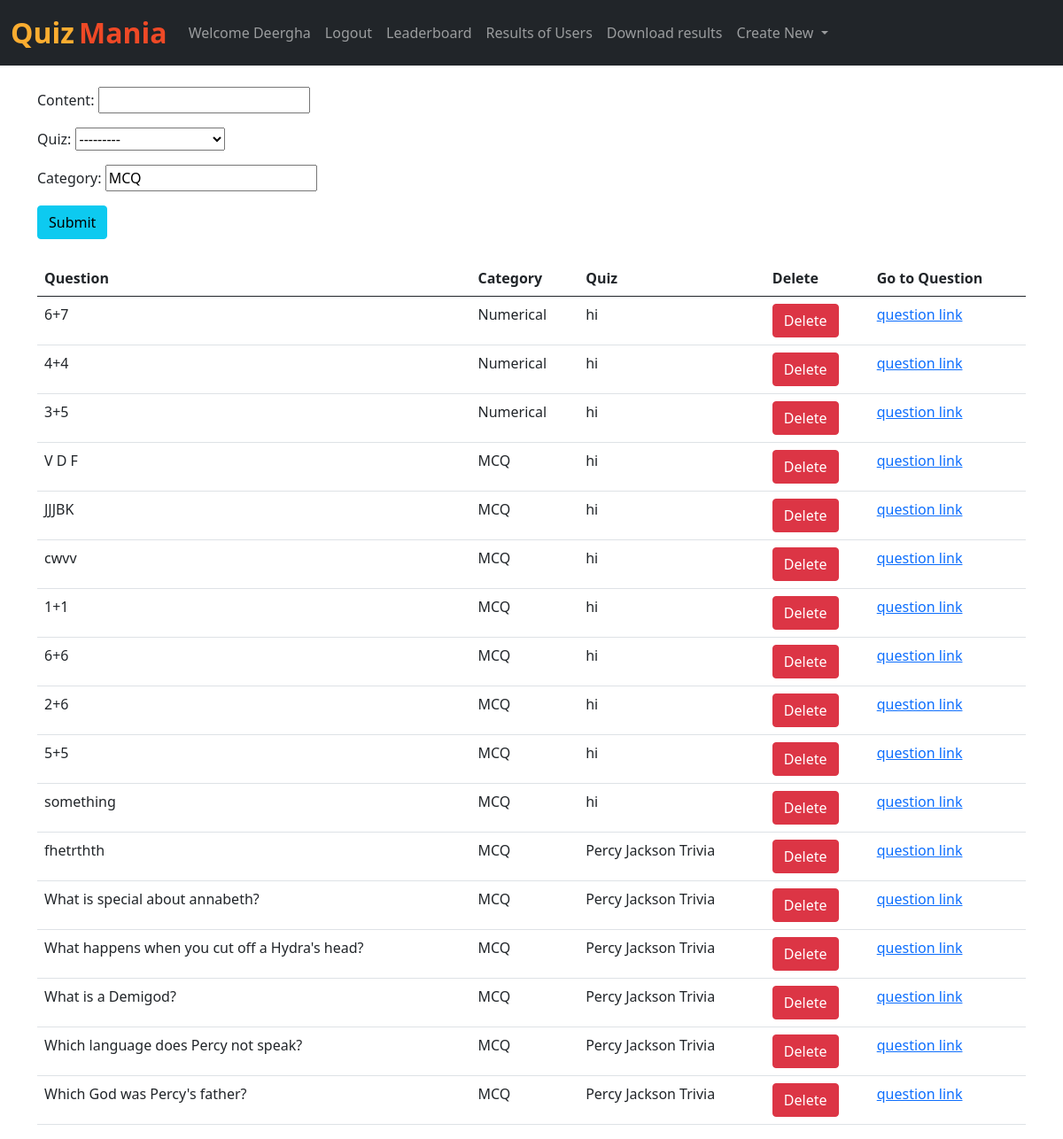
Page /add_question/ (signed in) on the committed database.
### QuizMania/models.py (models this page shows, shortened)
class CustomUser(AbstractUser):
    is_QM = models.BooleanField(default=False)
    is_QT = models.BooleanField(default=False)

class Question(models.Model):
    content = models.CharField(max_length=300)
    quiz = models.ForeignKey(Quiz, on_delete=models.CASCADE)
    category = models.CharField(max_length=100, default='MCQ')

class Quiz(models.Model):
    name = models.CharField(max_length=100)
    description = models.CharField(max_length=500)
    number_of_questions = models.IntegerField(default=1)
    positive_marks = models.IntegerField(default=1)
    negative_marks = models.IntegerField(default=0)
    private = models.BooleanField(default=False)
    pin = models.CharField(max_length=20, blank=True)
    def __str__(self):
        return self.name

### QuizMania/views.py (the view)
# urls.py: path('add_question/', views.add_question, name='add_question'),
@QM_required
def add_question(request):
    questions = Question.objects.all()
    questions = Question.objects.filter().order_by('-id')
    if request.method=="POST":
        form = QuestionForm(request.POST)
        if form.is_valid():
            form.save()
            return render(request, "add_question.html")
    else:
        form=QuestionForm()
    return render(request, "add_question.html",  {'form': form, 'questions': questions})

### QuizMania/forms.py
class QuestionForm(forms.ModelForm):
    class Meta:
        model = Question
        fields = ('content', 'quiz', 'category')

### QuizMania/templates/add_question.html (shortened to what this page needs)
{% extends 'base.html' %}
{% block body %}
<div class="container mt-4">
  <form action="/add_question/" method="POST"> {% csrf_token %}
    {{ form.as_p }}
    <button type="submit" class="btn btn-info">Submit</button>
  </form>
  <br>
  <table class="table">
    <thead>
      <tr>
        <th>Question</th>
        <th>Category</th>
        <th>Quiz</th>
        <th>Delete</th>
        <th>Go to Question</th>
      </tr>
    </thead>
    {% for question in questions %}
    <tr>
      <td>{{question.content}}</td>
      <td>{{question.category}}</td>
      <td>{{question.quiz}}</td>
      <td><a href="/delete_question/{{question.id}}/" class="btn btn-danger">Delete</a></td>
      {% if question.category == 'MCQ' %}
      <td><a href="/add_options/{{question.id}}/">question link</a></td>
      {% elif question.category == 'Numerical' %}
      <td><a href="/add_integer/{{question.id}}/">question link</a></td>
      {% elif question.category == 'T/F' %}
      <td><a href="/add_boolean/{{question.id}}/">question link</a></td>
      {% endif %}
    </tr>
    {% endfor %}
  </table>
</div>
{% endblock %}

### QuizMania/templates/base.html (shortened to what this page needs)
<!doctype html>
<html lang="en">
  <head>
    <link href="https://cdn.jsdelivr.net/npm/bootstrap@5.0.2/dist/css/bootstrap.min.css" rel="stylesheet">
  </head>
  <body>
    <nav class="navbar navbar-expand-lg navbar-dark bg-dark">
        <div class="container-fluid">
          <a class="navbar-brand" href="/"><span class="head1">Quiz</span> <span class="head2">Mania</span></a>
          <div class="collapse navbar-collapse" id="navbarSupportedContent">
              {% if user.is_authenticated %}
              <ul class="navbar-nav me-auto mb-2 mb-lg-0">
                <li class="nav-item">
                  <a class="nav-link" href="#">Welcome {{request.user}}</a>
                </li>
                <li class="nav-item">
                    <a class="nav-link" href="/logout">Logout</a>
                  </li>
                <li class="nav-item">
                    <a class="nav-link" href="/leaderboard/">Leaderboard</a>
                  </li>
                <li class="nav-item">
                    <a class="nav-link" href="/results/">Results of Users</a>
                  </li>
                <li class="nav-item">
                    <a class="nav-link" href="/results_list/">Download results</a>
                  </li>
                  {% if user.is_QM %}
                  <div class="collapse navbar-collapse" id="navbarNavDarkDropdown">
                    <ul class="navbar-nav">
                      <li class="nav-item dropdown">
                        <a class="nav-link dropdown-toggle" href="#" id="navbarDarkDropdownMenuLink" role="button" data-bs-toggle="dropdown" aria-expanded="false">
                          Create New
                        </a>
                      </li>
                    </ul>
                  </div>
                  {% endif %}
              </ul>
            {% endif %}
          </div>
        </div>
      </nav>
      {% block body %} {% endblock %}
  </body>
</html>

### QuizMania/templates/base.html (style rules this page uses)
.head1 { color: #FBAD30; font-size: 2rem; font-weight: bold; height: 50px; }
.head2 { color: #EF4926; font-size: 2rem; font-weight: bold; }

### rows in the picture
CustomUser: user "Deergha"
Question: content "6+7", category "Numerical", quiz "hi"
Question: content "4+4", category "Numerical", quiz "hi"
Question: content "3+5", category "Numerical", quiz "hi"
Question: content "V D F", category "MCQ", quiz "hi"
Question: content "JJJBK", category "MCQ", quiz "hi"
Question: content "cwvv", category "MCQ", quiz "hi"
Question: content "1+1", category "MCQ", quiz "hi"
Question: content "6+6", category "MCQ", quiz "hi"
Question: content "2+6", category "MCQ", quiz "hi"
Question: content "5+5", category "MCQ", quiz "hi"
Question: content "something", category "MCQ", quiz "hi"
Question: content "fhetrthth", category "MCQ", quiz "Percy Jackson Trivia"
Question: content "What is special about annabeth?", category "MCQ", quiz "Percy Jackson Trivia"
Question: content "What happens when you cut off a Hydra's head?", category "MCQ", quiz "Percy Jackson Trivia"
Question: content "What is a Demigod?", category "MCQ", quiz "Percy Jackson Trivia"
Question: content "Which language does Percy not speak?", category "MCQ", quiz "Percy Jackson Trivia"
Question: content "Which God was Percy's father?", category "MCQ", quiz "Percy Jackson Trivia"
